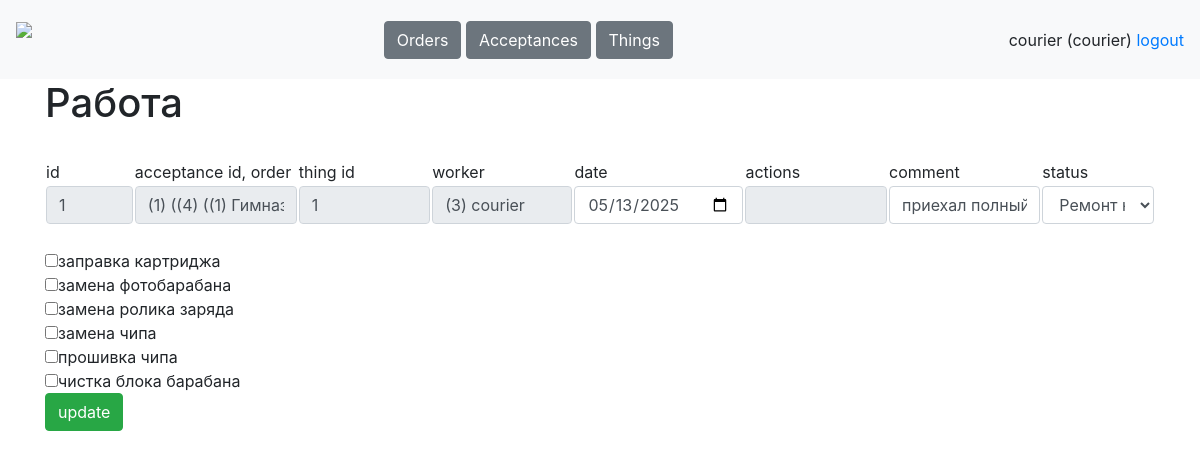
/tables/works/1 (signed in), run on an earlier commit of the app's database.
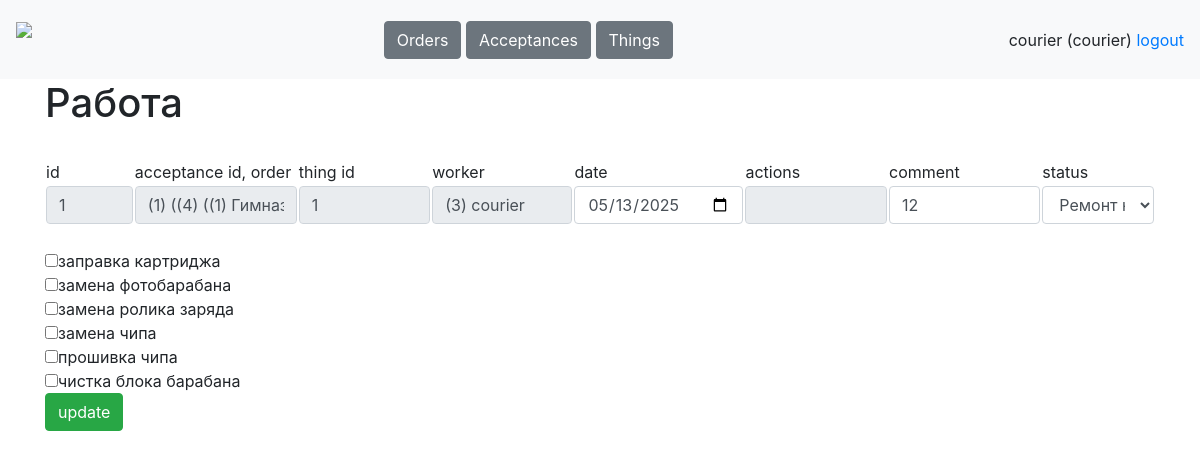
And on a later commit of the database.
### data/tables.py (models this page shows, shortened)
class Worker(db_session.SqlAlchemyBase, SerializerMixin, UserMixin):
    __tablename__ = 'workers'
    id = Column(sqlalchemy.Integer, primary_key=True, autoincrement=True)
    username = Column(sqlalchemy.String, nullable=True)
    name = Column(sqlalchemy.String, nullable=True)
    password = Column(sqlalchemy.String, nullable=True)
    role = Column(sqlalchemy.String, nullable=True)
    phone = Column(sqlalchemy.String, nullable=True)
    comment = Column(sqlalchemy.String, nullable=True)
    works = orm.relationship('Work', back_populates='worker')
    acceptances = orm.relationship('Acceptance', back_populates='worker')

class Work(db_session.SqlAlchemyBase, SerializerMixin):
    __tablename__ = 'works'
    id = Column(sqlalchemy.Integer, primary_key=True, autoincrement=True)
    acceptance_id = Column(sqlalchemy.Integer, sqlalchemy.ForeignKey('acceptances.id'))
    thing_id = Column(sqlalchemy.Integer, sqlalchemy.ForeignKey('things.id'))
    worker_id = Column(sqlalchemy.Integer, sqlalchemy.ForeignKey('workers.id'))
    date = Column(sqlalchemy.Date, default=dt.date.today())
    actions = Column(sqlalchemy.String, nullable=True, default='')
    comment = Column(sqlalchemy.String, nullable=True, default='')
    status = Column(sqlalchemy.String, nullable=True, default='Сделано')
    acceptance = orm.relationship('Acceptance')
    thing = orm.relationship('Thing')
    worker = orm.relationship('Worker')

class Acceptance(db_session.SqlAlchemyBase, SerializerMixin):
    __tablename__ = 'acceptances'
    id = Column(sqlalchemy.Integer, primary_key=True, autoincrement=True)
    order_id = Column(sqlalchemy.Integer, sqlalchemy.ForeignKey('orders.id'))
    worker_id = Column(sqlalchemy.Integer, sqlalchemy.ForeignKey('workers.id'))
    things = Column(sqlalchemy.String, default='[]', nullable=True)
    comment = Column(sqlalchemy.String, nullable=True, default='')
    status = Column(sqlalchemy.String, nullable=True, default='taken from client')
    order = orm.relationship('Order')
    worker = orm.relationship('Worker')
    works = orm.relationship('Work', back_populates='acceptance')

class Order(db_session.SqlAlchemyBase, SerializerMixin):
    __tablename__ = 'orders'
    id = Column(sqlalchemy.Integer, primary_key=True, autoincrement=True)
    client_id = Column(sqlalchemy.Integer, sqlalchemy.ForeignKey('clients.id'))
    create_date = Column(sqlalchemy.Date, default=dt.date.today())
    comment = Column(sqlalchemy.String, nullable=True, default='')
    status = Column(sqlalchemy.String, nullable=True, default='created')
    client = orm.relationship('Client')
    acceptances = orm.relationship('Acceptance', back_populates='order')

class Client(db_session.SqlAlchemyBase, SerializerMixin):
    __tablename__ = 'clients'
    id = Column(sqlalchemy.Integer, primary_key=True, autoincrement=True)
    name = Column(sqlalchemy.String, nullable=True, default='')
    address = Column(sqlalchemy.String, nullable=True, default='')
    phone = Column(sqlalchemy.String, nullable=True, default='')
    comment = Column(sqlalchemy.String, nullable=True, default='')
    orders = orm.relationship('Order', back_populates='client')
    things = orm.relationship('Thing', back_populates='client')

### main.py (the view)
@app.route('/tables/works/<int:work_id>', methods=['GET', 'POST'])
@stuff.login_and_role_required(current_user, '/tables/work')
def work(work_id):
    if request.method == 'GET':
        return render_template(f'work.html', user=current_user, work=stuff.get_entry('works', work_id))
    elif request.method == 'POST':
        stuff.update_entry('works', request.form)
        return redirect(f'/tables/works')

### main.py (called while the page is built)
@login_manager.user_loader
def load_user(worker_id):
    db_sess = stuff.db_sess
    worker = db_sess.query(Worker).get(worker_id)
    return worker

### stuff.py (called while the page is built)
def is_role_acceptable(role, page):
    return True

def login_and_role_required(current_user, page):
    def wrapper(f):
        @wraps(f)
        def decorated_function(*args, **kwargs):
            if current_user.is_authenticated:
                if is_role_acceptable(current_user.role, page):
                    return f(*args, **kwargs)
                return redirect('/dashboard')
            resp = redirect('/login')
            return resp
        return decorated_function
    return wrapper

def get_entry(table, entry_id):
    if table == 'clients':
        return db_sess.query(Client).get(entry_id)
    elif table == 'orders':
        return db_sess.query(Order).get(entry_id)
    elif table == 'acceptances':
        return db_sess.query(Acceptance).get(entry_id)
    elif table == 'things':
        return db_sess.query(Thing).get(entry_id)
    elif table == 'works':
        return db_sess.query(Work).get(entry_id)
    elif table == 'workers':
        return db_sess.query(Worker).get(entry_id)

### templates/work.html
{% extends "base.html"%}
{% block content %}
<h1>Работа</h1>
<br><form method="post">
    <table>
        <tr>
            <td width="8%">id</td>
            <td>acceptance id, order</td>
            <td>thing id</td>
            <td>worker</td>
            <td>date</td>
            <td>actions</td>
            <td>comment</td>
            <td>status</td>
        </tr>
        <tr>
            <td width="8%"><input class="form-control" value="{{work.id}}" name="id" readonly></td>
            <td><input class="form-control" value="({{work.acceptance.id}}) (({{work.acceptance.order.id}}) (({{work.acceptance.order.client.id}}) {{work.acceptance.order.client.name}}))" readonly></td>
            <td><input class="form-control" value="{{work.thing_id}}" readonly></td>
            <td><input class="form-control" value="({{work.worker.id}}) {{work.worker.name}}" readonly></td>
            <td><input class="form-control" type="date" value="{{work.date}}" name="date"></td>
            <td><input class="form-control" value="{{work.actions}}" readonly></td>
            <td><input class="form-control" value="{{work.comment}}" name="comment"></td>
            <td><select class="form-control" name="status">
                {% for status in ['Сделано', 'Ремонт не требуется', 'Отказ'] %}
                {% if status == work.status %}
                <option selected>{{status}}</option>
                {% else %}
                <option>{{status}}</option>
                {% endif %}
                {% endfor %}
            </select></td>
        </tr>
    </table><br>
    {% set actions = work.actions.split(';') %}
    {% for item in ["заправка картриджа", "замена фотобарабана", "замена ролика заряда", "замена чипа", "прошивка чипа", "чистка блока барабана"] %}
        {% if item in actions %}
            <input type="checkbox" name="actions" value="{{item}}" checked>{{item}}<br>
        {% else %}
            <input type="checkbox" name="actions" value="{{item}}">{{item}}<br>
        {% endif %}
    {% endfor %}
    <button type="submit" class="btn btn-success">update</button>
</form>
{% endblock %}

### templates/base.html (shortened to what this page needs)
<!doctype html>
<html>
<head>
    <link rel="stylesheet"
          href="https://stackpath.bootstrapcdn.com/bootstrap/4.4.1/css/bootstrap.min.css"
>
    <link rel="stylesheet" href="static/css/style.css" />
</head>
<body>
<header>
    <nav class="navbar navbar-light bg-light">
        <a class="navbar-brand" style="height: 63px;" href="/dashboard"><img height="63px" src="/static/icons/logo.png"></a>
        <div>
            {% if user.role == "manager" %}
                <a class="btn btn-secondary" href="/tables/clients" role="button">Clients</a>
                <a class="btn btn-secondary" href="/tables/orders" role="button">Orders</a>
            {% elif user.role == "courier" %}
                <a class="btn btn-secondary" href="/tables/orders" role="button">Orders</a>
                <a class="btn btn-secondary" href="/tables/acceptances" role="button">Acceptances</a>
                <a class="btn btn-secondary" href="/tables/things" role="button">Things</a>
            {% elif user.role == "worker" %}
                <a class="btn btn-secondary" href="/tables/acceptances" role="button">Acceptances</a>
                <a class="btn btn-secondary" href="/tables/works" role="button">Works</a>
            {% endif %}
        </div>
        <div>
            <a>{{user.name}} ({{user.role}})</a>
            <a href="/logout">logout</a>
        </div>
    </nav>
</header>
<main role="main" class="container">
    {% block content %}{% endblock %}
</main>
</body>
</html>

What changed in the data, as far as the page shows it:
changed Work "Ремонт не требуется": comment "приехал полный" → "12"
